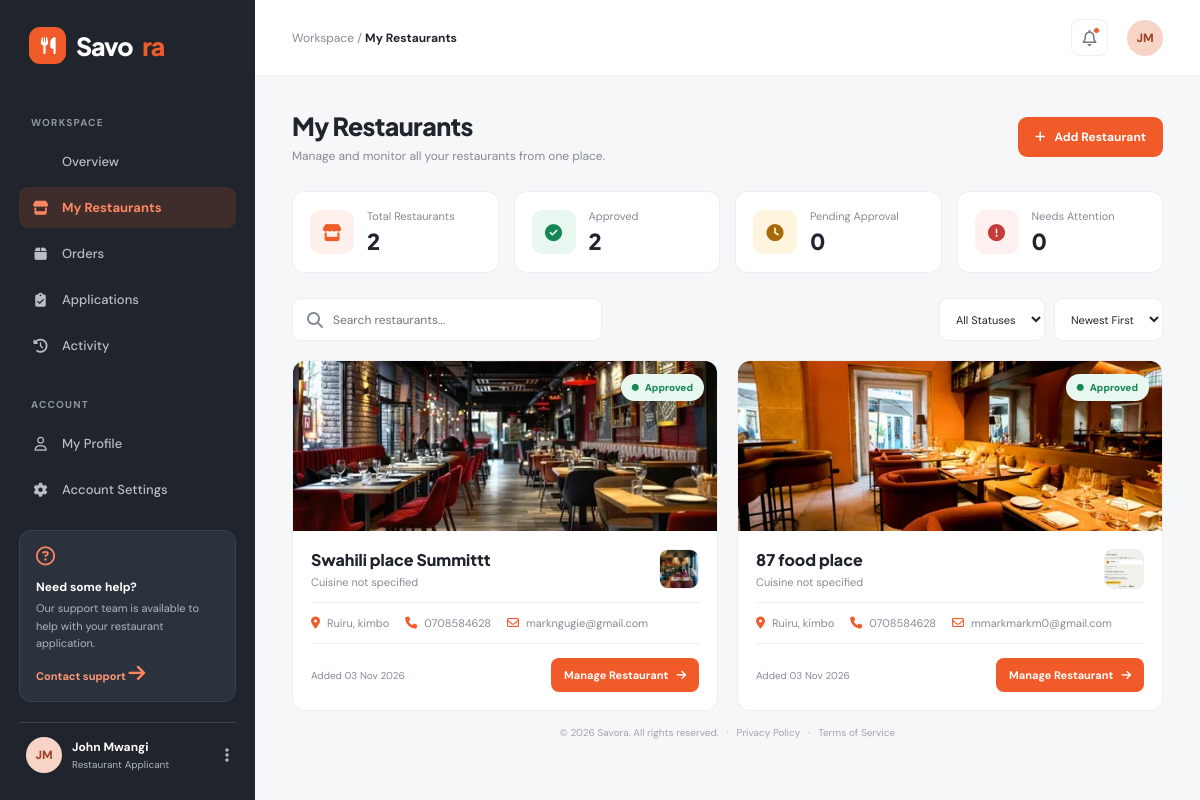
/applicants/my-restaurants/ (signed in), run on an earlier commit of the app's database.
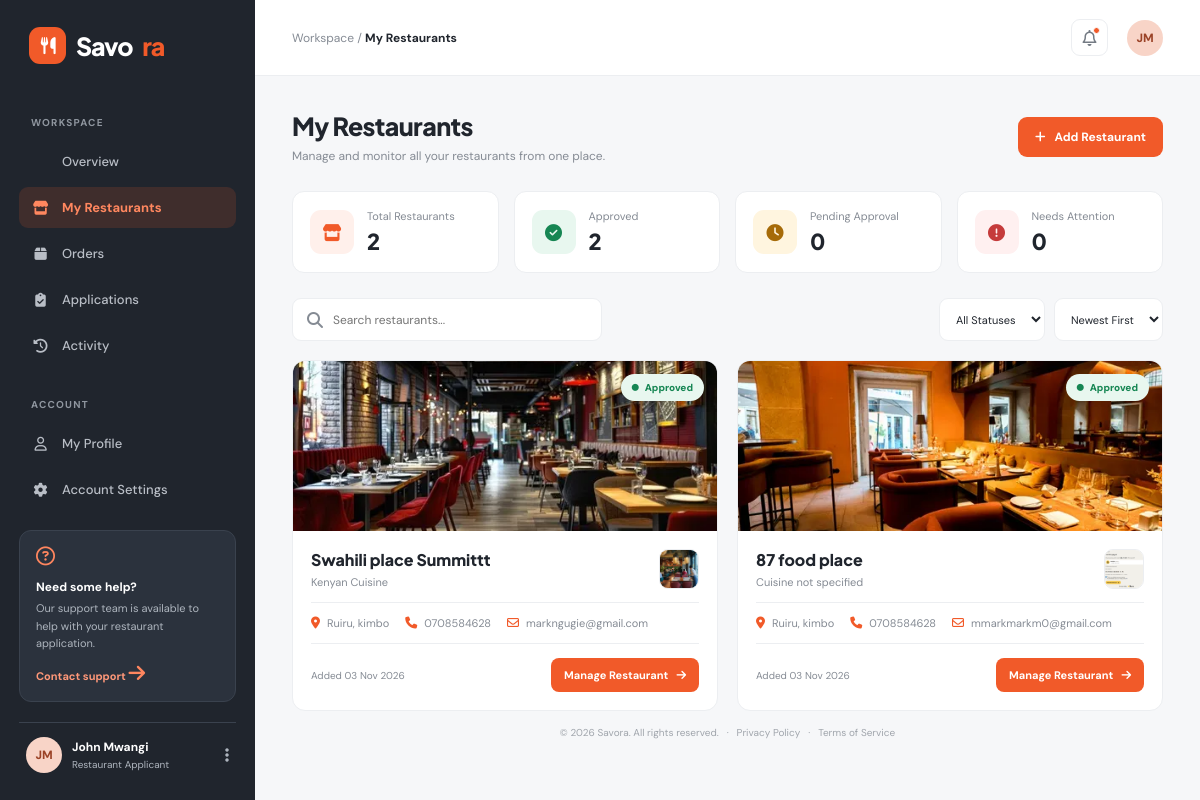
And on a later commit of the database.
### food_delivery/models.py (models this page shows, shortened)
class Restaurant(models.Model):
    STATUS_CHOICES = [
        ('pending', 'Pending Approval'),
        ('approved', 'Approved'),
        ('rejected', 'Rejected'),
        ('suspended', 'Suspended'),
    ]
    owner = models.ForeignKey(
        User,
        on_delete=models.CASCADE,
        related_name='restaurants'
    )
    name = models.CharField(max_length=200)
    description = models.TextField()
    cuisine = models.ForeignKey(
        Cuisine,
        on_delete=models.SET_NULL,
        null=True,
        blank=True,
        related_name='restaurants'
    )
    logo = models.ImageField(
        upload_to='restaurants/logos/',
        blank=True,
        null=True
    )
    cover_image = models.ImageField(
        upload_to='restaurants/covers/',
        blank=True,
        null=True
    )
    phone = models.CharField(max_length=20)
    email = models.EmailField(blank=True)
    country = models.CharField(max_length=100, default='Kenya')
    county = models.CharField(max_length=100)
    town = models.CharField(max_length=100)
    area = models.CharField(
        max_length=150,
        help_text='Estate or neighbourhood, e.g. Kimbo'
    )
    street = models.CharField(max_length=150, blank=True)
    building = models.CharField(max_length=150, blank=True)
    landmark = models.CharField(max_length=200, blank=True)
    additional_directions = models.TextField(blank=True)
    status = models.CharField(
        max_length=20,
        choices=STATUS_CHOICES,
        default='pending'
    )
    created_at = models.DateTimeField(auto_now_add=True)
    updated_at = models.DateTimeField(auto_now=True)
    class Meta:
        ordering = ['-created_at']

class Cuisine(models.Model):
    name = models.CharField(max_length=100, unique=True)
    description = models.TextField(blank=True)
    class Meta:
        ordering = ['name']
        verbose_name_plural = 'Cuisines'

### Restaurant_Applicants/views.py (the view)
def my_restaurants(request):
    restaurants = (
        Restaurant.objects
        .filter(owner=request.user)
        .select_related('cuisine')
        .order_by('-created_at')
    )
    total_restaurants = restaurants.count()
    approved_restaurants = restaurants.filter(status='approved').count()
    pending_restaurants = restaurants.filter(status='pending').count()
    needs_attention = restaurants.filter(
        status__in=['rejected', 'suspended']
    ).count()
    context = {
        'restaurants': restaurants,
        'total_restaurants': total_restaurants,
        'approved_restaurants': approved_restaurants,
        'pending_restaurants': pending_restaurants,
        'needs_attention': needs_attention,
    }
    return render(
        request,
        'Restaurant_Applicants/my-restaurant/my_restaurants.html',
        context
    )

### Restaurant_Applicants/templates/Restaurant_Applicants/my-restaurant/my_restaurants.html (shortened to what the changed rows need)
{% extends 'Restaurant_Applicants/base.html' %}
{% block content %}
<div class="restaurants-page">
    <header class="page-header">
        <div>
            <h1>My Restaurants</h1>
        </div>
    </header>
    {% if restaurants %}
        <section class="restaurant-grid" id="restaurantGrid">
            {% for restaurant in restaurants %}
                <article
                    class="restaurant-card"
                    data-name="{{ restaurant.name|lower }}"
                    data-location="{{ restaurant.town|lower }} {{ restaurant.area|lower }} {{ restaurant.county|lower }}"
                    data-status="{{ restaurant.status }}"
                    data-date="{{ restaurant.created_at|date:'Y-m-d' }}"
                >
                    <div class="restaurant-cover">
                        {% if restaurant.cover_image %}
                            <img
                                src="{{ restaurant.cover_image.url }}"
                                alt="{{ restaurant.name }}"
                            >
                        {% elif restaurant.logo %}
                            <img
                                src="{{ restaurant.logo.url }}"
                                alt="{{ restaurant.name }}"
                            >
                        {% else %}
                            <div class="cover-placeholder">
                                <i class="fa-solid fa-utensils"></i>
                            </div>
                        {% endif %}
                        <span class="status status-{{ restaurant.status }}">
                            <i class="fa-solid fa-circle"></i>
                            {{ restaurant.get_status_display }}
                        </span>
                    </div>
                    <div class="restaurant-content">
                        <div class="restaurant-heading">
                            <div>
                                <h3>{{ restaurant.name }}</h3>
                                <p>
                                    {% if restaurant.cuisine %}
                                        {{ restaurant.cuisine.name }}
                                    {% else %}
                                        Cuisine not specified
                                    {% endif %}
                                </p>
                            </div>
                            {% if restaurant.logo and restaurant.cover_image %}
                                <img
                                    class="restaurant-logo"
                                    src="{{ restaurant.logo.url }}"
                                    alt="{{ restaurant.name }} logo"
                                >
                            {% endif %}
                        </div>
                        <div class="restaurant-details">
                            <div class="detail">
                                <i class="fa-solid fa-location-dot"></i>
                                {{ restaurant.town }}, {{ restaurant.area }}
                            </div>
                            <div class="detail">
                                <i class="fa-solid fa-phone"></i>
                                {{ restaurant.phone }}
                            </div>
                            {% if restaurant.email %}
                                <div class="detail">
                                    <i class="fa-regular fa-envelope"></i>
                                    {{ restaurant.email }}
                                </div>
                            {% endif %}
                        </div>
                        <div class="restaurant-footer">
                            <span class="created">
                                Added {{ restaurant.created_at|date:"d M Y" }}
                            </span>
                            {% if restaurant.status == 'approved' %}
                                <a href="{% url 'restaurant_applicants:manage_restaurant' restaurant.id %}"
                                class="manage-btn">
                                    Manage Restaurant
                                    <i class="fa-solid fa-arrow-right"></i>
                                </a>
                            {% elif restaurant.status == 'pending' %}
                                <a href="{% url 'restaurant_applicants:applications' %}"
                                   class="review-btn">
                                    View Application
                                    <i class="fa-solid fa-arrow-right"></i>
                                </a>
                            {% else %}
                                <a href="{% url 'restaurant_applicants:applications' %}"
                                   class="review-btn">
                                    View Feedback
                                    <i class="fa-solid fa-arrow-right"></i>
                                </a>
                            {% endif %}
                        </div>
                    </div>
                </article>
            {% endfor %}
        </section>
    {% endif %}
</div>
{% endblock %}

What changed in the data, as far as the page shows it:
changed Restaurant "Swahili place Summittt": cuisine.name (not shown) → "Kenyan Cuisine"; no longer shows "Cuisine not specified"
